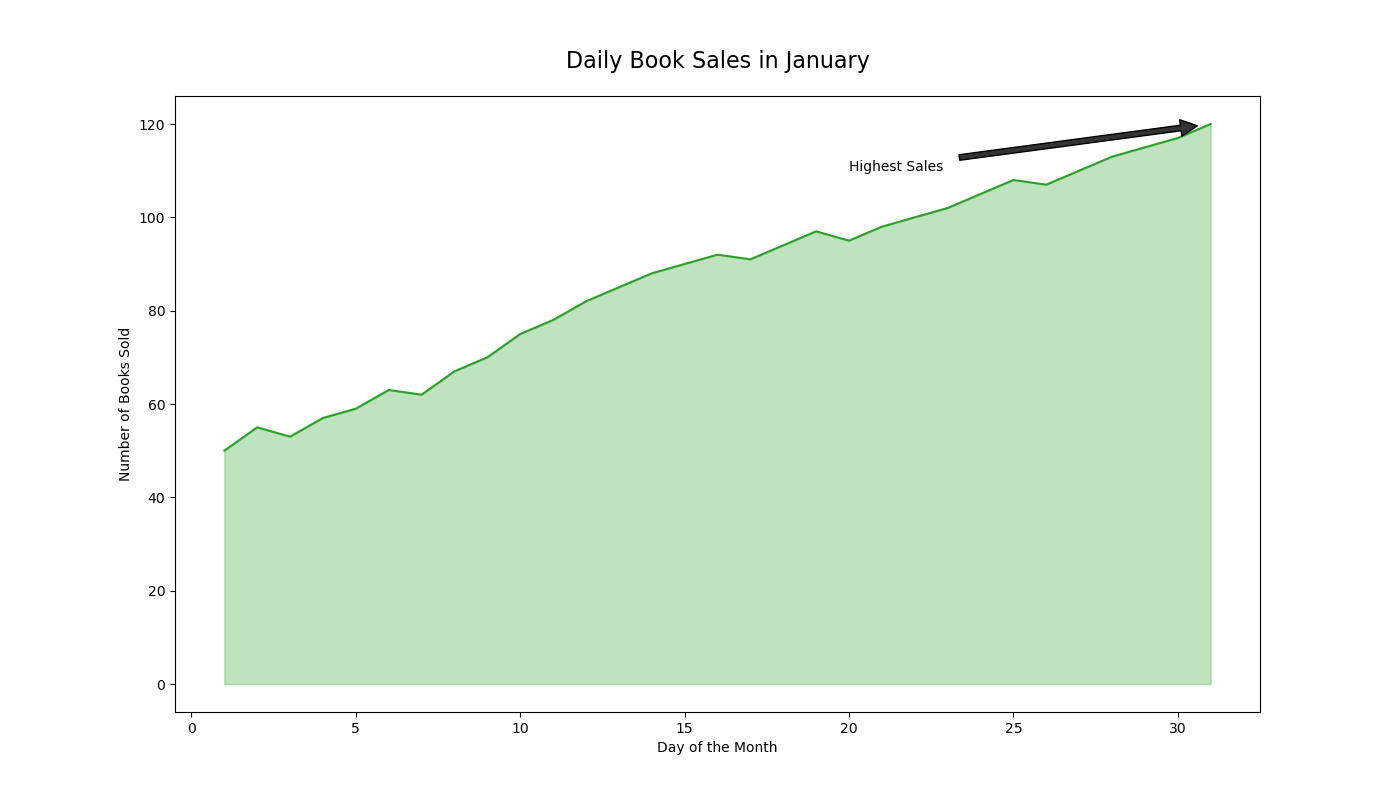

Reproduce this figure in Python.

import pandas as pd
import matplotlib.pyplot as plt

# Data
data = {
    "Day": list(range(1, 32)),
    "Books_Sold": [50, 55, 53, 57, 59, 63, 62, 67, 70, 75, 78, 82, 85, 88, 90, 92, 91, 94, 97, 95, 98, 100, 102, 105, 108, 107, 110, 113, 115, 117, 120]
}

# Create DataFrame
df = pd.DataFrame(data)

# Create the area plot
plt.figure(figsize=(14, 8))
area_chart = plt.plot(df['Day'], df['Books_Sold'], color="#2ca02c")
plt.fill_between(df['Day'], df['Books_Sold'], color="#2ca02c", alpha=0.3)

# Annotate a specific day
plt.annotate('Highest Sales',
             xy=(31, 120),
             xytext=(20, 110),
             arrowprops=dict(facecolor='#333333', shrink=0.05),
             )

# Add chart title and labels
plt.title('Daily Book Sales in January', fontsize=16, pad=20)
plt.xlabel('Day of the Month')
plt.ylabel('Number of Books Sold')

# Show the plot
plt.show()
